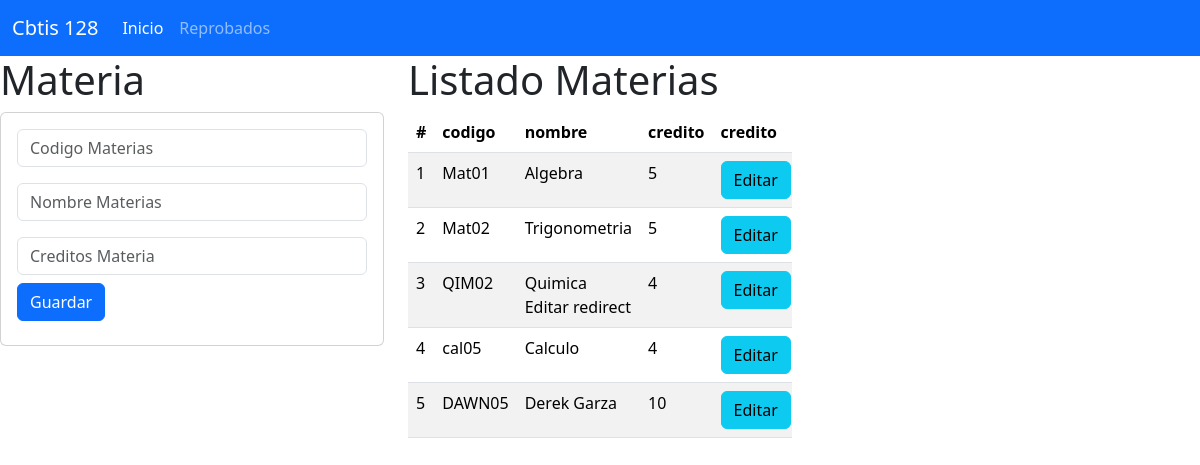
The page / on the database its author committed.
### materia_app/models.py (models this page shows, shortened)
class Materia (models.Model):
    codigo=models.CharField(primary_key=True,max_length=6)
    nombre=models.CharField(max_length=100)
    credito=models.PositiveSmallIntegerField()

### materia_app/views.py (the view)
# urls.py: path("", views.inicio_vista, name="inicio_vista"),
def inicio_vista(request):
    lasmaterias=Materia.objects.all()
    return render(request,"gestionarMateria.html",{"mismaterias":lasmaterias})

### materia_app/templates/gestionarMateria.html (shortened to what this page needs)
{% extends "base.html" %}
{% block cuerpo %}
<div class="row">
<div class="col-sm-12 col-md-4 col-lg-4 col-xl-4">
<h1>Materia</h1>
<div class="card">
  <div class="card-body">
    <form action="/registrarMateria/" method="POST">{% csrf_token %}
      <div class="form-group">
        <input type="text" id="txtcodigo" name="txtcodigo" class="form-control"
        placeholder="Codigo Materias" minlength="4" maxlength="6" required>
      </div>
      <div class="form-group py-3">
        <input type="text" id="txtnombre" name="txtnombre" class="form-control"
        placeholder="Nombre Materias" maxlength="100" required>
      </div>
      <div class="form-group">
        <input type="text" id="numcreditos" name="numcreditos" class="form-control"
        placeholder="Creditos Materia" minlength="1" maxlength="9" required>
      </div>
      <div class="form-group py-2">
        <button type="submit" class="btn btn-primary">Guardar</button>
      </div>
    </form>
  </div>
</div>
</div>
<div class="col-sm-12 col-md-8 col-lg-8 col-xl-4">
<h1>Listado Materias</h1>
    <div class="table-responsive">
        <table class="table table-striped">
            <thead>
              <tr>
                <th scope="col">#</th>
                <th scope="col">codigo</th>
                <th scope="col">nombre</th>
                <th scope="col">credito</th>
                <th colspan="2">credito</th>
              </tr>
            </thead>
            <tbody>
        {% for m in mismaterias %}
            <tr>
                <td>{{forloop.counter}}</td>
                <td>{{m.codigo}}</td>
                <td>{{m.nombre}}</td>
                <td>{{m.credito}}</td>
                <td> <a href="seleccionarMateria/{{m.codigo}}" class="btn btn-info"> Editar</a></td>
            </tr>
        {% endfor %}
            </tbody>
          </table>
    </div>
</div>
</div>
{% endblock %}

### materia_app/templates/base.html (shortened to what this page needs)
<!doctype html>
<html lang="en">
  <head>
    <link href="https://cdn.jsdelivr.net/npm/bootstrap@5.3.3/dist/css/bootstrap.min.css" rel="stylesheet">
  </head>
  <body>
    <nav class="navbar navbar-expand-lg bg-primary" data-bs-theme="dark">
        <div class="container-fluid">
          <a class="navbar-brand" href="#">Cbtis 128</a>
          <div class="collapse navbar-collapse" id="navbarNav">
            <ul class="navbar-nav">
              <li class="nav-item">
                <a class="nav-link active" aria-current="page" href="#">Inicio</a>
              </li>
              <li class="nav-item">
                <a class="nav-link" href="#">Reprobados</a>
              </li>
            </ul>
          </div>
        </div>
      </nav>
    {% block cuerpo %}
    {% endblock %}
  </body>
</html>

### rows shown on the page
Materia: codigo "Mat01", nombre "Algebra", credito "5"
Materia: codigo "Mat02", nombre "Trigonometria", credito "5"
Materia: codigo "QIM02", nombre "Quimica Editar redirect", credito "4"
Materia: codigo "cal05", nombre "Calculo", credito "4"
Materia: codigo "DAWN05", nombre "Derek Garza", credito "10"
